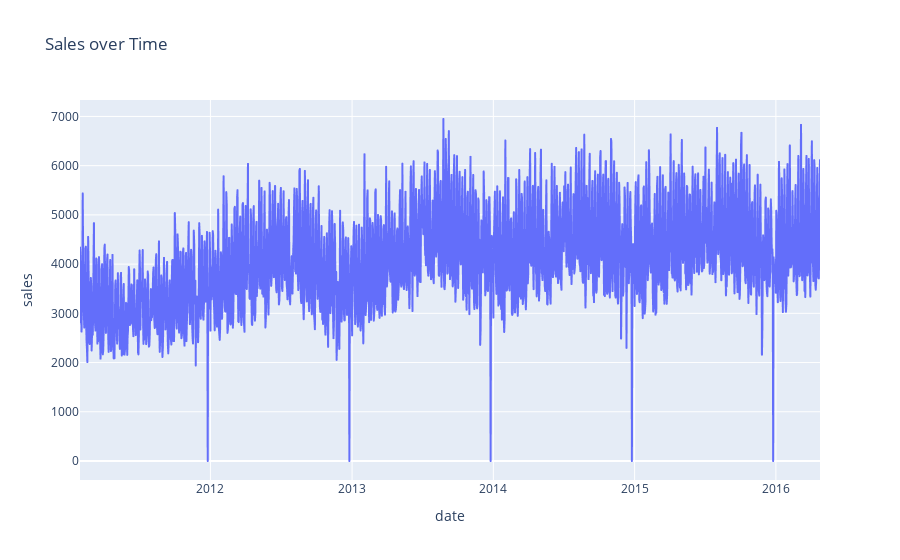

Notebook code for this chart:
### Markdown cell above
**EDA**

### Code cell
#SALES OVER TIME
sales_by_date = sales_data.groupby('date')['sales'].sum().reset_index()
sales_by_date

fig = px.line(sales_by_date, x='date', y='sales', title='Sales over Time')
fig.show()

### Figure 1 — Plotly figure (JSON) as saved in the notebook; plotly's stock layout.template omitted (floating-point values rounded to 4 significant figures; data arrays with more than 128 entries replaced by an {"elided": "..."} marker saying what was removed)
{"data": [{"hovertemplate": "date=%{x}<br>sales=%{y}<extra></extra>", "legendgroup": "", "line": {"color": "#636efa", "dash": "solid"}, "marker": {"symbol": "circle"}, "mode": "lines", "name": "", "showlegend": false, "type": "scattergl", "x": {"elided": "1913 str values"}, "xaxis": "x", "y": {"elided": "1913 int values"}, "yaxis": "y"}], "layout": {"legend": {"tracegroupgap": 0}, "title": {"text": "Sales over Time"}, "xaxis": {"anchor": "y", "domain": [0, 1], "title": {"text": "date"}}, "yaxis": {"anchor": "x", "domain": [0, 1], "title": {"text": "sales"}}}}
